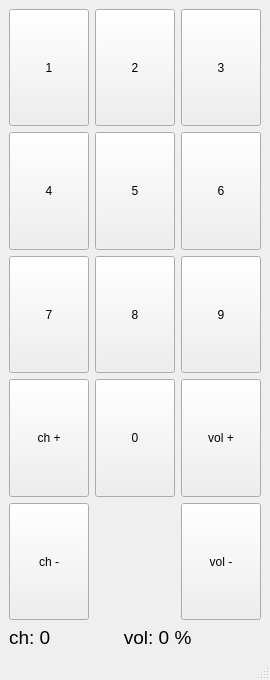
<?xml version="1.0" encoding="UTF-8"?>
<ui version="4.0">
 <class>MainWindow</class>
 <widget class="QMainWindow" name="MainWindow">
  <property name="geometry">
   <rect>
    <x>0</x>
    <y>0</y>
    <width>259</width>
    <height>680</height>
   </rect>
  </property>
  <property name="sizePolicy">
   <sizepolicy hsizetype="Fixed" vsizetype="Fixed">
    <horstretch>0</horstretch>
    <verstretch>0</verstretch>
   </sizepolicy>
  </property>
  <property name="maximumSize">
   <size>
    <width>1240</width>
    <height>1240</height>
   </size>
  </property>
  <property name="windowTitle">
   <string>MainWindow</string>
  </property>
  <widget class="QWidget" name="centralwidget">
   <layout class="QGridLayout" name="gridLayout">
    <item row="1" column="0">
     <widget class="QLabel" name="lineEdit">
      <property name="sizePolicy">
       <sizepolicy hsizetype="Expanding" vsizetype="Fixed">
        <horstretch>0</horstretch>
        <verstretch>0</verstretch>
       </sizepolicy>
      </property>
      <property name="font">
       <font>
        <pointsize>14</pointsize>
       </font>
      </property>
      <property name="text">
       <string>ch: 0              vol: 0 %</string>
      </property>
     </widget>
    </item>
    <item row="0" column="0">
     <layout class="QVBoxLayout" name="verticalLayout">
      <item>
       <layout class="QGridLayout" name="gridLayout_2">
        <item row="0" column="1">
         <widget class="QPushButton" name="pushButton_2">
          <property name="sizePolicy">
           <sizepolicy hsizetype="Expanding" vsizetype="Expanding">
            <horstretch>0</horstretch>
            <verstretch>0</verstretch>
           </sizepolicy>
          </property>
          <property name="text">
           <string>2</string>
          </property>
         </widget>
        </item>
        <item row="2" column="1">
         <widget class="QPushButton" name="pushButton_8">
          <property name="sizePolicy">
           <sizepolicy hsizetype="Expanding" vsizetype="Expanding">
            <horstretch>0</horstretch>
            <verstretch>0</verstretch>
           </sizepolicy>
          </property>
          <property name="text">
           <string>8</string>
          </property>
         </widget>
        </item>
        <item row="2" column="2">
         <widget class="QPushButton" name="pushButton_9">
          <property name="sizePolicy">
           <sizepolicy hsizetype="Expanding" vsizetype="Expanding">
            <horstretch>0</horstretch>
            <verstretch>0</verstretch>
           </sizepolicy>
          </property>
          <property name="text">
           <string>9</string>
          </property>
         </widget>
        </item>
        <item row="3" column="0">
         <widget class="QPushButton" name="chPlus">
          <property name="sizePolicy">
           <sizepolicy hsizetype="Expanding" vsizetype="Expanding">
            <horstretch>0</horstretch>
            <verstretch>0</verstretch>
           </sizepolicy>
          </property>
          <property name="text">
           <string>ch +</string>
          </property>
         </widget>
        </item>
        <item row="2" column="0">
         <widget class="QPushButton" name="pushButton_7">
          <property name="sizePolicy">
           <sizepolicy hsizetype="Expanding" vsizetype="Expanding">
            <horstretch>0</horstretch>
            <verstretch>0</verstretch>
           </sizepolicy>
          </property>
          <property name="text">
           <string>7</string>
          </property>
         </widget>
        </item>
        <item row="1" column="2">
         <widget class="QPushButton" name="pushButton_6">
          <property name="sizePolicy">
           <sizepolicy hsizetype="Expanding" vsizetype="Expanding">
            <horstretch>0</horstretch>
            <verstretch>0</verstretch>
           </sizepolicy>
          </property>
          <property name="text">
           <string>6</string>
          </property>
         </widget>
        </item>
        <item row="3" column="1">
         <widget class="QPushButton" name="pushButton_0">
          <property name="sizePolicy">
           <sizepolicy hsizetype="Expanding" vsizetype="Expanding">
            <horstretch>0</horstretch>
            <verstretch>0</verstretch>
           </sizepolicy>
          </property>
          <property name="text">
           <string>0</string>
          </property>
         </widget>
        </item>
        <item row="0" column="2">
         <widget class="QPushButton" name="pushButton_3">
          <property name="sizePolicy">
           <sizepolicy hsizetype="Expanding" vsizetype="Expanding">
            <horstretch>0</horstretch>
            <verstretch>0</verstretch>
           </sizepolicy>
          </property>
          <property name="text">
           <string>3</string>
          </property>
         </widget>
        </item>
        <item row="3" column="2">
         <widget class="QPushButton" name="volPlus">
          <property name="sizePolicy">
           <sizepolicy hsizetype="Expanding" vsizetype="Expanding">
            <horstretch>0</horstretch>
            <verstretch>0</verstretch>
           </sizepolicy>
          </property>
          <property name="text">
           <string>vol +</string>
          </property>
         </widget>
        </item>
        <item row="1" column="1">
         <widget class="QPushButton" name="pushButton_5">
          <property name="sizePolicy">
           <sizepolicy hsizetype="Expanding" vsizetype="Expanding">
            <horstretch>0</horstretch>
            <verstretch>0</verstretch>
           </sizepolicy>
          </property>
          <property name="text">
           <string>5</string>
          </property>
         </widget>
        </item>
        <item row="1" column="0">
         <widget class="QPushButton" name="pushButton_4">
          <property name="sizePolicy">
           <sizepolicy hsizetype="Expanding" vsizetype="Expanding">
            <horstretch>0</horstretch>
            <verstretch>0</verstretch>
           </sizepolicy>
          </property>
          <property name="text">
           <string>4</string>
          </property>
         </widget>
        </item>
        <item row="0" column="0">
         <widget class="QPushButton" name="pushButton_1">
          <property name="sizePolicy">
           <sizepolicy hsizetype="Expanding" vsizetype="Expanding">
            <horstretch>0</horstretch>
            <verstretch>0</verstretch>
           </sizepolicy>
          </property>
          <property name="text">
           <string>1</string>
          </property>
         </widget>
        </item>
        <item row="4" column="0">
         <widget class="QPushButton" name="chMinus">
          <property name="sizePolicy">
           <sizepolicy hsizetype="Expanding" vsizetype="Expanding">
            <horstretch>0</horstretch>
            <verstretch>0</verstretch>
           </sizepolicy>
          </property>
          <property name="text">
           <string>ch -</string>
          </property>
         </widget>
        </item>
        <item row="4" column="2">
         <widget class="QPushButton" name="volMinus">
          <property name="sizePolicy">
           <sizepolicy hsizetype="Expanding" vsizetype="Expanding">
            <horstretch>0</horstretch>
            <verstretch>0</verstretch>
           </sizepolicy>
          </property>
          <property name="text">
           <string>vol -</string>
          </property>
         </widget>
        </item>
       </layout>
      </item>
     </layout>
    </item>
   </layout>
  </widget>
  <widget class="QStatusBar" name="statusbar"/>
 </widget>
 <resources/>
 <connections>
  <connection>
   <sender>pushButton_1</sender>
   <signal>clicked()</signal>
   <receiver>MainWindow</receiver>
   <slot>key_1()</slot>
   <hints>
    <hint type="sourcelabel">
     <x>31</x>
     <y>70</y>
    </hint>
    <hint type="destinationlabel">
     <x>127</x>
     <y>555</y>
    </hint>
   </hints>
  </connection>
  <connection>
   <sender>pushButton_2</sender>
   <signal>clicked()</signal>
   <receiver>MainWindow</receiver>
   <slot>key_2()</slot>
   <hints>
    <hint type="sourcelabel">
     <x>92</x>
     <y>74</y>
    </hint>
    <hint type="destinationlabel">
     <x>111</x>
     <y>511</y>
    </hint>
   </hints>
  </connection>
  <connection>
   <sender>pushButton_3</sender>
   <signal>clicked()</signal>
   <receiver>MainWindow</receiver>
   <slot>key_3()</slot>
   <hints>
    <hint type="sourcelabel">
     <x>173</x>
     <y>94</y>
    </hint>
    <hint type="destinationlabel">
     <x>139</x>
     <y>519</y>
    </hint>
   </hints>
  </connection>
  <connection>
   <sender>pushButton_4</sender>
   <signal>clicked()</signal>
   <receiver>MainWindow</receiver>
   <slot>key_4()</slot>
   <hints>
    <hint type="sourcelabel">
     <x>76</x>
     <y>186</y>
    </hint>
    <hint type="destinationlabel">
     <x>100</x>
     <y>540</y>
    </hint>
   </hints>
  </connection>
  <connection>
   <sender>pushButton_5</sender>
   <signal>clicked()</signal>
   <receiver>MainWindow</receiver>
   <slot>key_5()</slot>
   <hints>
    <hint type="sourcelabel">
     <x>92</x>
     <y>206</y>
    </hint>
    <hint type="destinationlabel">
     <x>161</x>
     <y>525</y>
    </hint>
   </hints>
  </connection>
  <connection>
   <sender>pushButton_6</sender>
   <signal>clicked()</signal>
   <receiver>MainWindow</receiver>
   <slot>key_6()</slot>
   <hints>
    <hint type="sourcelabel">
     <x>173</x>
     <y>209</y>
    </hint>
    <hint type="destinationlabel">
     <x>96</x>
     <y>569</y>
    </hint>
   </hints>
  </connection>
  <connection>
   <sender>pushButton_7</sender>
   <signal>clicked()</signal>
   <receiver>MainWindow</receiver>
   <slot>key_7()</slot>
   <hints>
    <hint type="sourcelabel">
     <x>62</x>
     <y>283</y>
    </hint>
    <hint type="destinationlabel">
     <x>113</x>
     <y>577</y>
    </hint>
   </hints>
  </connection>
  <connection>
   <sender>pushButton_8</sender>
   <signal>clicked()</signal>
   <receiver>MainWindow</receiver>
   <slot>key_8()</slot>
   <hints>
    <hint type="sourcelabel">
     <x>92</x>
     <y>296</y>
    </hint>
    <hint type="destinationlabel">
     <x>155</x>
     <y>591</y>
    </hint>
   </hints>
  </connection>
  <connection>
   <sender>pushButton_9</sender>
   <signal>clicked()</signal>
   <receiver>MainWindow</receiver>
   <slot>key_9()</slot>
   <hints>
    <hint type="sourcelabel">
     <x>173</x>
     <y>299</y>
    </hint>
    <hint type="destinationlabel">
     <x>131</x>
     <y>596</y>
    </hint>
   </hints>
  </connection>
  <connection>
   <sender>pushButton_0</sender>
   <signal>clicked()</signal>
   <receiver>MainWindow</receiver>
   <slot>key_0()</slot>
   <hints>
    <hint type="sourcelabel">
     <x>92</x>
     <y>422</y>
    </hint>
    <hint type="destinationlabel">
     <x>189</x>
     <y>541</y>
    </hint>
   </hints>
  </connection>
  <connection>
   <sender>chPlus</sender>
   <signal>clicked()</signal>
   <receiver>MainWindow</receiver>
   <slot>keyChPlus()</slot>
   <hints>
    <hint type="sourcelabel">
     <x>85</x>
     <y>440</y>
    </hint>
    <hint type="destinationlabel">
     <x>233</x>
     <y>500</y>
    </hint>
   </hints>
  </connection>
  <connection>
   <sender>chMinus</sender>
   <signal>clicked()</signal>
   <receiver>MainWindow</receiver>
   <slot>keyChMinus()</slot>
   <hints>
    <hint type="sourcelabel">
     <x>35</x>
     <y>579</y>
    </hint>
    <hint type="destinationlabel">
     <x>242</x>
     <y>543</y>
    </hint>
   </hints>
  </connection>
  <connection>
   <sender>volPlus</sender>
   <signal>clicked()</signal>
   <receiver>MainWindow</receiver>
   <slot>keyVolPlus()</slot>
   <hints>
    <hint type="sourcelabel">
     <x>247</x>
     <y>459</y>
    </hint>
    <hint type="destinationlabel">
     <x>258</x>
     <y>537</y>
    </hint>
   </hints>
  </connection>
  <connection>
   <sender>volMinus</sender>
   <signal>clicked()</signal>
   <receiver>MainWindow</receiver>
   <slot>keyVolMinus()</slot>
   <hints>
    <hint type="sourcelabel">
     <x>226</x>
     <y>579</y>
    </hint>
    <hint type="destinationlabel">
     <x>258</x>
     <y>579</y>
    </hint>
   </hints>
  </connection>
 </connections>
 <slots>
  <slot>key_0()</slot>
  <slot>key_1()</slot>
  <slot>key_2()</slot>
  <slot>key_3()</slot>
  <slot>key_4()</slot>
  <slot>key_5()</slot>
  <slot>key_6()</slot>
  <slot>key_7()</slot>
  <slot>key_8()</slot>
  <slot>key_9()</slot>
  <slot>keyChPlus()</slot>
  <slot>keyChMinus()</slot>
  <slot>keyVolPlus()</slot>
  <slot>keyVolMinus()</slot>
 </slots>
</ui>
